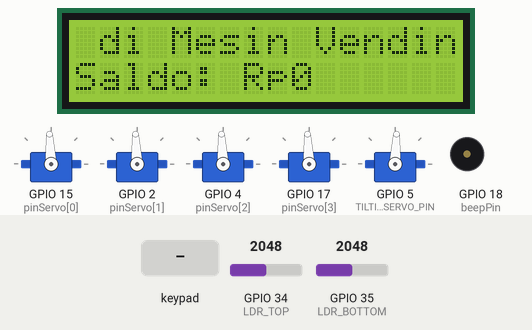
Recording of a program running on a simulated ESP32. Parts: 16×2 character LCD, 5 × servo, buzzer (waves = sounding, pin HIGH). Inputs (shaded band) come from the test bench; at power-on: GPIO 34 (LDR_TOP) = 2048, GPIO 35 (LDR_BOTTOM) = 2048. EEPROM starts erased; what the program prints to the serial monitor is not drawn.

Above: at 2.15 s.
2.2 s: keypad keys 1 5 2 9 A pressed 0.4 s apart
At 4.8 s:
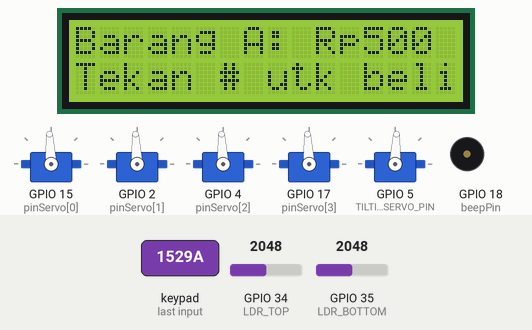
5.7 s: key '#' pressed
At 6.6 s:
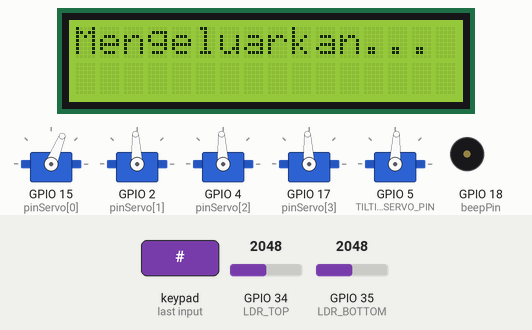
8.2 s: keypad keys 0 8 0 8 D pressed 0.4 s apart
At 10.6 s:
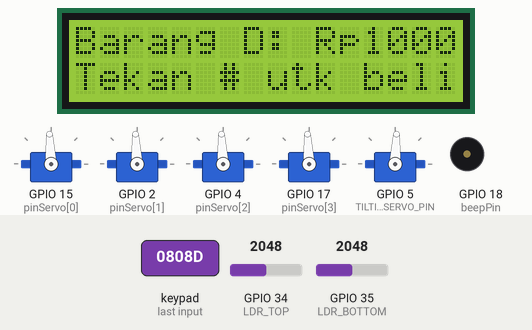
11.7 s: keypad keys 1 5 2 9 # pressed 0.4 s apart
At 13.13 s:
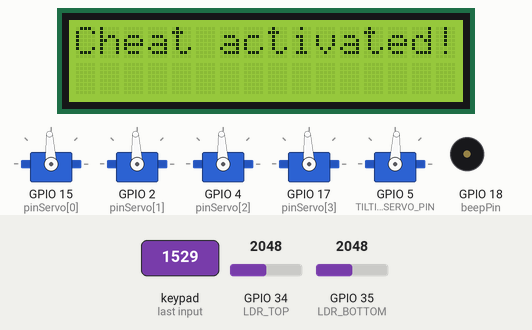
15.2 s: keypad keys 1 5 2 9 * pressed 0.4 s apart
At 16.02 s:
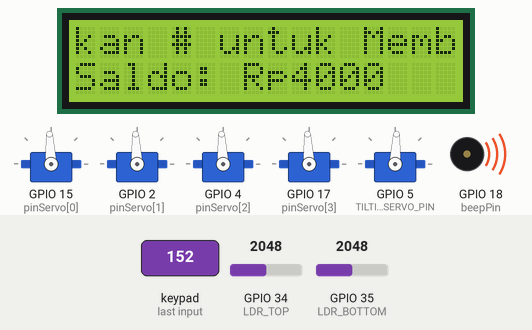
18.7 s: key 'B' pressed
At 19.8 s:
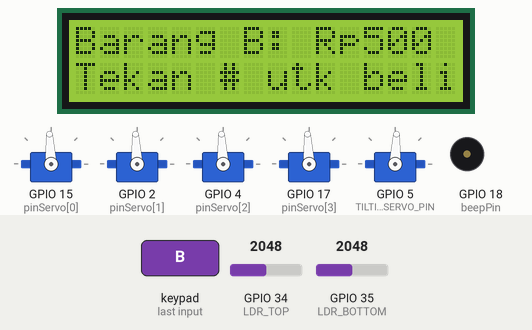
Timing chart, 0 to 21.7 s (numbered marks = the images above; inputs shaded):
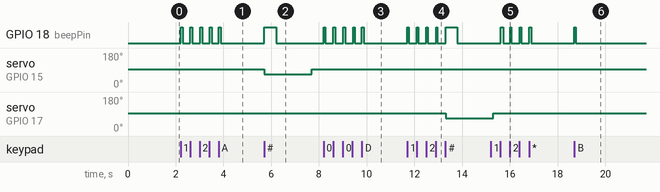

Measured:
- after the input at 2.2 s, GPIO 18 (beepPin): alternates HIGH for 0.08 s and LOW for 0.33 s, 10 changes in all, then stays LOW, starting at once; the display: first differs from a run without the input after 1.3 s (image 1 shows a later state)
- after the input at 5.7 s, GPIO 18 (beepPin): LOW → HIGH at once, → LOW 0.50 s later; servo on GPIO 15 (pinServo[0]): 93° → 68° at once, → 93° 2.0 s later; the display: changes after 0.05 s (image 2)
- after the input at 8.2 s, GPIO 18 (beepPin): alternates HIGH for 0.07 s and LOW for 0.34 s, 10 changes in all, then stays LOW, starting at once
- after the input at 11.7 s, GPIO 18 (beepPin): goes 4 × (HIGH 0.05 s, LOW 0.35 s), HIGH 0.50 s, then LOW, starting at once; servo on GPIO 17 (pinServo[3]): 93° → 68° after 1.6 s; the display: changes after 1.3 s (image 4)
- after the input at 15.2 s, GPIO 18 (beepPin): alternates HIGH for 0.07 s and LOW for 0.34 s, 8 changes in all, then stays LOW, starting after 0.43 s
- after the input at 18.7 s, GPIO 18 (beepPin): LOW → HIGH at once, → LOW 0.05 s later; the display: changes after 0.05 s (image 6)
- what the display in image 2 shows lasts 0.9 s, from 5.8 s to 6.7 s

The program:

main.cpp
```cpp
#include <Arduino.h>
#include <LiquidCrystal_I2C.h>
#include <Keypad.h>
#include <ESP32Servo.h>
#include <Preferences.h>

// --- OBJEK & PIN ---
LiquidCrystal_I2C lcd(0x27, 16, 2);
Preferences preferences;

// Keypad Setup
const byte ROWS = 4;
const byte COLS = 4;
char keys[ROWS][COLS] = {
  {'1','2','3','A'},
  {'4','5','6','B'},
  {'7','8','9','C'},
  {'*','0','#','D'}
};
byte rowPins[ROWS] = {32, 33, 25, 26}; // {13, 12, 14, 27};
byte colPins[COLS] = {27, 14, 12, 13}; // {26, 25, 33, 32};
Keypad keypad = Keypad(makeKeymap(keys), rowPins, colPins, ROWS, COLS);

// Actuators
Servo servo1, servo2, servo3, servo4;
const int pinServo[4] = {15, 2, 4, 17};
// Individual servo speed calibration (microseconds for forward rotation)
int servoSpeed[4] = {1250, 1250, 1250, 1250}; // Adjust these values for each servo

// Tilting servo (Jungkat Jungkit) - 180 degree servo
Servo tiltingServo;
const int TILTING_SERVO_PIN = 5;
const int TILT_NEUTRAL = 87;  // Facing up (neutral position)
const int TILT = 35;
const int TILT_ACCEPT = TILT_NEUTRAL - TILT;   // Tilt to accept side
const int TILT_REJECT = TILT_NEUTRAL + TILT;  // Tilt to reject side

// Sensors
#define LDR_TOP 34
#define LDR_BOTTOM 35
int threshold = 2000;
int thresholdTop = 2000;
int thresholdBottom = 2000;
bool calibrationDone = false;

// --- KALIBRASI KOIN (MICROS) ---
// Range Koin 1 (Misal Rp 500)
#define COIN1_MINX 1.15
#define COIN1_MAXX 1.35
#define COIN1_MINY 20500
#define COIN1_MAXY 30200
// #define COIN1_MINZ 1.9
// #define COIN1_MAXZ 2.21
#define COIN1_VAL 500
// Range Koin 2 (Misal Rp 1000)
#define COIN2_MINX 0.76
#define COIN2_MAXX 0.92
#define COIN2_MINY 29000
#define COIN2_MAXY 33300
// #define COIN2_MINZ 29000
// #define COIN2_MAXZ 33300
#define COIN2_VAL 1000

#define THRESHOLD 0.3

// Variables
int saldo = 0;
int hargaBarang[4] = {500, 500, 1000, 1000};
unsigned long startTime[2] = {0, 0};
unsigned long endTime[2] = {0, 0};
int readingCoin = 0;
char CheatCode[4] = {'1', '5', '2', '9'};
char ResetCode[4] = {'0', '8', '0', '8'};
char keyCombination[4] = {' ', ' ', ' ', ' '}; // To store last 4 keys pressed

int a = 0;
int b = 0;
int c = 0;

// Non-blocking state machines
enum ServoState { SERVO_IDLE, SERVO_DISPENSING };
ServoState servoState = SERVO_IDLE;
unsigned long servoStartTime = 0;
int activeServoIndex = -1;

int beepPin = 18;
int beepEnd = 0;

enum DisplayState { DISPLAY_MENU, DISPLAY_PRICES, DISPLAY_SELECTED, DISPLAY_MESSAGE };
DisplayState displayState = DISPLAY_MENU;
DisplayState lastDisplayState = DISPLAY_MENU;
unsigned long displayEndTime = 0;
bool displayDisplayed = true;
String displayMessage = "";

// Price display cycling
unsigned long lastDisplaySwitch = 0;
const unsigned long DISPLAY_SWITCH_INTERVAL = 12500; // Switch every 3 seconds

// Item selection system
int selectedItem = -1; // -1 = no selection, 0-3 = selected item
unsigned long selectionTime = 0;
const unsigned long SELECTION_TIMEOUT = 10000; // 10 seconds to confirm with #

// Scrolling text system
String scrollText = "Selamat Datang di Mesin Vending - Masukkan Koin - Pilih Barang A, B, C, atau D - Tekan # untuk Membeli   ";
int scrollPosition = 0;
unsigned long lastScrollTime = 0;
const unsigned long SCROLL_INTERVAL = DISPLAY_SWITCH_INTERVAL / (scrollText.length() * 24); // 100ms between scroll steps

// Time optimization - single millis() call per loop
unsigned long currentTime = 0;

// FreeRTOS LCD task
TaskHandle_t lcdTaskHandle = NULL;
SemaphoreHandle_t lcdMutex = NULL;
bool lcdNeedsUpdate = false;

// Tilting servo state management
enum TiltState { TILT_IDLE, TILT_MOVING };
TiltState tiltState = TILT_IDLE;
unsigned long tiltStartTime = 0;
const unsigned long TILT_DURATION = 750; // 1 second tilt duration

// --- FUNGSI ---
void gerakJungkatJungkit(bool valid) {
  if(tiltState == TILT_IDLE) {
    tiltState = TILT_MOVING;
    tiltStartTime = currentTime;

    if(valid) {
      tiltingServo.write(TILT_ACCEPT); // Tilt to accept side (45 degrees)
      // Serial.println("Miringkan ke sisi TERIMA");
    } else {
      tiltingServo.write(TILT_REJECT); // Tilt to reject side (135 degrees)
      // Serial.println("Miringkan ke sisi TOLAK");
    }
  }
}

String getScrollingText(String text, int startPos) {
  String result = "";
  int textLen = text.length();

  for(int i = 0; i < 16; i++) { // LCD width is 16 characters
    int charIndex = (startPos + i) % textLen;
    result += text.charAt(charIndex);
  }
  return result;
}

void updateDisplayCore() {
  // Handle message timeout
  if (displayState == DISPLAY_MESSAGE && displayEndTime < currentTime) {
    displayDisplayed = false;
    displayState = DISPLAY_MENU;
    lastDisplaySwitch = currentTime;
  }

  // Handle selection timeout
  if (selectedItem != -1 && currentTime - selectionTime >= SELECTION_TIMEOUT) {
    selectedItem = -1;
    displayState = DISPLAY_MENU;
    displayDisplayed = false;
    lastDisplaySwitch = currentTime;
  }

  // Auto-switch between menu and prices (only when not showing message and no selection)
  if (displayState != DISPLAY_MESSAGE && displayState != DISPLAY_SELECTED &&
      selectedItem == -1 && currentTime - lastDisplaySwitch >= DISPLAY_SWITCH_INTERVAL) {
    displayDisplayed = false;
    if (displayState == DISPLAY_MENU) {
      displayState = DISPLAY_PRICES;
    } else {
      displayState = DISPLAY_MENU;
    }
    lastDisplaySwitch = currentTime;
  }

  if (!displayDisplayed) {
    // lcd.clear();
    switch (displayState) {
      case DISPLAY_MENU: {
        // Update scroll position
        if(currentTime - lastScrollTime >= SCROLL_INTERVAL) {
          scrollPosition++;
          if(scrollPosition >= scrollText.length()) {
            scrollPosition = 0;
          }
          lastScrollTime = currentTime;
          displayDisplayed = false; // Force redraw for smooth scrolling
        }

        String scrollLine = getScrollingText(scrollText, scrollPosition);
        lcd.setCursor(0,0); lcd.print(scrollLine);
        lcd.setCursor(0,1); lcd.print("Saldo: Rp"); lcd.print(saldo); lcd.print("       ");

        // Return early to enable continuous scrolling
        return;
      } break;
      case DISPLAY_PRICES: {
        lcd.clear();
        lcd.setCursor(0,0); lcd.print("A:"); lcd.print(hargaBarang[0]);
        lcd.setCursor(8,0); lcd.print("B:"); lcd.print(hargaBarang[1]);
        lcd.setCursor(0,1); lcd.print("C:"); lcd.print(hargaBarang[2]);
        lcd.setCursor(8,1); lcd.print("D:"); lcd.print(hargaBarang[3]);
      } break;
      case DISPLAY_SELECTED: {
        lcd.clear();
        char itemName = 'A' + selectedItem;
        lcd.setCursor(0,0); lcd.print("Barang "); lcd.print(itemName);
        lcd.print(": Rp"); lcd.print(hargaBarang[selectedItem]);
        lcd.setCursor(0,1); lcd.print("Tekan # utk beli");
      } break;
      case DISPLAY_MESSAGE: {
        lcd.clear();
        lcd.setCursor(0,0); lcd.print(displayMessage);
      } break;
    }
    displayDisplayed = true;
  }
}

// Thread-safe display update function
void updateDisplay() {
  lcdNeedsUpdate = true;
}

void showMessage(String message, unsigned long duration) {
  displayMessage = message;
  lastDisplayState = displayState;
  displayState = DISPLAY_MESSAGE;
  displayEndTime = currentTime + duration; // Keep millis() here as it's called from various contexts
  displayDisplayed = false;
}

// LCD Task - runs on separate core
void lcdTask(void* parameter) {
  for(;;) {
    if(xSemaphoreTake(lcdMutex, portMAX_DELAY)) {
      updateDisplayCore();
      xSemaphoreGive(lcdMutex);
    }
    vTaskDelay(50 / portTICK_PERIOD_MS); // 20 FPS refresh rate
  }
}

void dispenseItem(int index) {
  if(servoState == SERVO_IDLE) {
    showMessage("Mengeluarkan...", 1000);
    activeServoIndex = index;
    servoState = SERVO_DISPENSING;
    servoStartTime = currentTime; // Keep millis() here as it's called from keypad context

    Servo* target;
    switch(index) {
      case 0: target = &servo1; break;
      case 1: target = &servo2; break;
      case 2: target = &servo3; break;
      case 3: target = &servo4; break;
      default: return;
    }
    target->writeMicroseconds(servoSpeed[index]); // Use calibrated speed for this servo
  }
}

void calibrateThreshold() {
  showMessage("Kalibrasi...", 4800);
  updateDisplay();
  // Sample ambient light levels
  long sumTop = 0, sumBottom = 0;
  const int samples = 4096;

  for(int i = 0; i < samples; i++) {
    sumTop += 4095 - analogRead(LDR_TOP);
    sumBottom += 4095 - analogRead(LDR_BOTTOM);
  }

  int avgTop = sumTop / samples;
  int avgBottom = sumBottom / samples;

  // Set thresholds at 90% of ambient light (when object blocks light)
  thresholdTop = avgTop * THRESHOLD;
  thresholdBottom = avgBottom * THRESHOLD;

  // Save calibrated thresholds to preferences

  Serial.print("Calibrated - Top: "); Serial.print(avgTop);
  Serial.print(" -> "); Serial.print(thresholdTop);
  Serial.print(", Bottom: "); Serial.print(avgBottom);
  Serial.print(" -> "); Serial.println(thresholdBottom);

  showMessage("Kalibrasi OK", 1000);
  calibrationDone = true;
}

void beep(int durationMs) {
  beepEnd = currentTime + durationMs; // Keep millis() here as it's called from various contexts
}

void cekValidasiKoin(float rate1, int rate2) {
  int nilai = 0;
  bool valid = false;

  if (rate1 >= COIN1_MINX && rate1 <= COIN1_MAXX && rate2 >= COIN1_MINY && rate2 <= COIN1_MAXY) {
    nilai = COIN1_VAL; valid = true;
  } else if (rate1 >= COIN2_MINX && rate1 <= COIN2_MAXX && rate2 >= COIN2_MINY && rate2 <= COIN2_MAXY) {
    nilai = COIN2_VAL; valid = true;
  }

  if (valid) {
    saldo += nilai;
    preferences.putInt("saldo", saldo); // Simpan permanen
    showMessage("+Rp" + String(nilai), 1500);
    gerakJungkatJungkit(true);
    beep(100);
  } else {
    showMessage("Invalid!", 1500);
    gerakJungkatJungkit(false);
    beep(1000);
  }
}

void setup() {
  Serial.begin(115200);
  lcd.init(); lcd.backlight();

  pinMode(beepPin, OUTPUT);

  servo1.attach(pinServo[0]); servo2.attach(pinServo[1]);
  servo3.attach(pinServo[2]); servo4.attach(pinServo[3]);
  servo1.writeMicroseconds(1500); servo2.writeMicroseconds(1500);
  servo3.writeMicroseconds(1500); servo4.writeMicroseconds(1500);

  // Initialize tilting servo (jungkat jungkit)
  tiltingServo.attach(TILTING_SERVO_PIN);
  tiltingServo.write(TILT_NEUTRAL); // Start in neutral position (facing up)

  preferences.begin("vending", false);
  saldo = preferences.getInt("saldo", 0);

  // Create LCD mutex and task
  lcdMutex = xSemaphoreCreateMutex();

  // Create LCD task on Core 0 (Core 1 is used by Arduino loop)
  xTaskCreatePinnedToCore(
    lcdTask,          // Task function
    "LCD Task",       // Task name
     4096,            // Stack size
    NULL,            // Parameters
    1,               // Priority
    &lcdTaskHandle,  // Task handle
    0                // Core 0
  );

  calibrateThreshold();
}

void loop() {
  currentTime = millis();
  // Non-blocking tilting servo control
  if(tiltState == TILT_MOVING && currentTime - tiltStartTime >= TILT_DURATION) {
    tiltingServo.write(TILT_NEUTRAL); // Return to neutral position (facing up)
    tiltState = TILT_IDLE;
    // Serial.println("Kembali ke posisi NETRAL");
  }

  // Non-blocking servo control
  if(servoState == SERVO_DISPENSING && currentTime - servoStartTime >= 2000) {
    Servo* target;
    switch(activeServoIndex) {
      case 0: target = &servo1; break;
      case 1: target = &servo2; break;
      case 2: target = &servo3; break;
      case 3: target = &servo4; break;
      default: target = nullptr;
    }
    if(target) target->writeMicroseconds(1500); // Stop (neutral position for continuous rotation servo)
    servoState = SERVO_IDLE;
    activeServoIndex = -1;
  }


  // Sensor Logic (only if calibration is done)
  if(calibrationDone) {
    int valTop = 4095 - analogRead(LDR_TOP);
    int valBot = 4095 - analogRead(LDR_BOTTOM);
    bool isTopDark = valTop < thresholdTop;
    bool isBotDark = valBot < thresholdBottom;

    // Serial.println("LDR Top: " + String(valTop) + ", Bottom: " + String(valBot));
    unsigned long t = micros();
    switch (readingCoin) {
      case 0: {
        if (isTopDark && !isBotDark) {
          startTime[0] = t;
          readingCoin = 1;
        }
      } break;
      case 1: {
        if (!isTopDark && !isBotDark) {
          endTime[0] = t;
          readingCoin = 2;
          a = endTime[0] - startTime[0];
        }
      } break;
      case 2: {
        if (isBotDark && !isTopDark) {
          startTime[1] = t;
          readingCoin = 3;
          b = startTime[1] - endTime[0];
        }
      } break;
      case 3: {
        if (!isBotDark && !isTopDark) {
          endTime[1] = t;
          readingCoin = 0;
          c = endTime[1] - startTime[1];
          Serial.print(a);
          Serial.print(",");
          Serial.print(b);
          Serial.print(",");
          Serial.print(c);
          Serial.print(",");
          float rate = (float(a + c) * .5) / float(b);
          float rate2 = float(a) / float(c);
          Serial.print(rate);
          Serial.print(",");
          Serial.print(rate2);
          Serial.print(",");
          Serial.println(rate / rate2);
          cekValidasiKoin(rate, b);
        }
      } break;
    }
  }


  // Keypad Logic
  char key = keypad.getKey();
  if (key && servoState == SERVO_IDLE) {
    beep(50);
    Serial.println(key);
    // Shift existing keys left and add new key at the end
    for(int i = 0; i < 3; i++) {
      keyCombination[i] = keyCombination[i + 1];
    }
    keyCombination[3] = key;
    // Check for cheat code
    if (strncmp(keyCombination, CheatCode, 4) == 0) {
      saldo += 5000;
      preferences.putInt("saldo", saldo);
      showMessage("Cheat activated!", 1500);
      // Clear the combination to prevent repeated activation
      memset(keyCombination, ' ', 4);
    }
    if (strncmp(keyCombination, ResetCode, 4) == 0) {
      saldo = 0;
      preferences.putInt("saldo", saldo);
      showMessage("Saldo reset!", 1500);
      // Clear the combination to prevent repeated activation
      memset(keyCombination, ' ', 4);
    }
    // Item selection (A, B, C, D)
    int idx = -1;
    if(key=='A') idx=0; else if(key=='B') idx=1;
    else if(key=='C') idx=2; else if(key=='D') idx=3;

    if(idx != -1) {
      // Select item and show its price
      selectedItem = idx;
      selectionTime = currentTime;
      displayState = DISPLAY_SELECTED;
      displayDisplayed = false;
      Serial.print("Barang dipilih: "); Serial.println(char('A' + idx));
    }

    // Confirm purchase with #
    else if(key == '#' && selectedItem != -1) {
      if(saldo >= hargaBarang[selectedItem]) {
        dispenseItem(selectedItem);
        beep(500);
        saldo -= hargaBarang[selectedItem];
        preferences.putInt("saldo", saldo);
        selectedItem = -1; // Clear selection
        displayState = DISPLAY_MESSAGE; // Will show "Processing..." from dispenseItem
      } else {
        beep(1000);
        showMessage("Saldo Tidak Cukup!", 1500);
        selectedItem = -1; // Clear selection on insufficient balance
      }
    }

    // Cancel selection with *
    else if(key == '*') {
      selectedItem = -1;
      displayState = DISPLAY_MENU;
      displayDisplayed = false;
      lastDisplaySwitch = currentTime;
      Serial.println("Pilihan dibatalkan");
    }
  }

  // Display updates are handled by LCD task
  digitalWrite(beepPin, beepEnd >= currentTime);
}
```
